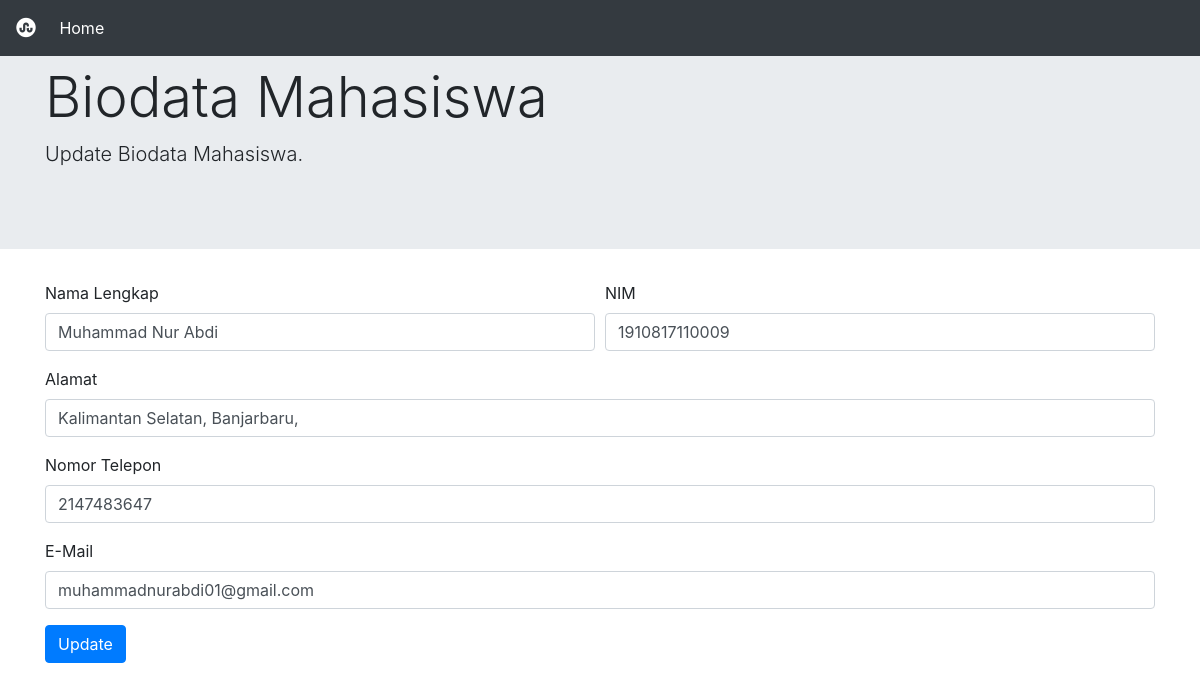
The page /edit.php?id=1910817110009 on the database its author committed.
### tables this page shows
CREATE TABLE `mahasiswa` (
  `nama_mhs` varchar(65) NOT NULL,
  `nim_mhs` varchar(13) NOT NULL,
  `almt_mhs` text NOT NULL,
  `no_mhs` int(11) NOT NULL,
  `email_mhs` varchar(65) NOT NULL,
  `no` int(11) NOT NULL
);

### edit.php (the view, shortened to what this page needs)
<!DOCTYPE html>
<html lang="en" style="scroll-behavior:smooth">
<head>
    <link rel="stylesheet" href="https://cdn.jsdelivr.net/npm/bootstrap@4.6.1/dist/css/bootstrap.min.css">
</head>
<?php
include_once("config.php");
$nim_mhs = $_GET['id'];
$result = mysqli_query($mysqli, "SELECT * FROM mahasiswa WHERE nim_mhs=$nim_mhs");
while ($user_data = mysqli_fetch_array($result)) {
    $nama_mhs = $user_data["nama_mhs"];
    $nim_mhs = $user_data['nim_mhs'];
    $no_mhs = $user_data['no_mhs'];
    $almt_mhs = $user_data['almt_mhs'];
    $email_mhs = $user_data['email_mhs'];
}
?>
<html>
<nav class="navbar fixed-top navbar-expand-lg navbar-dark bg-dark">
    <a class="navbar-brand" href="#">
        <i class="fab fa-stumbleupon-circle"></i></a>
    <div class="collapse navbar-collapse" id="navbarNavAltMarkup">
        <div class="navbar-nav">
            <a class="nav-link active" href="index.php">Home<span class="sr-only">(current)</span></a>
        </div>
    </div>
</nav>
<body>
    <div class="jumbotron jumbotron-fluid">
        <div class="container">
            <h1 class="display-4">Biodata Mahasiswa</h1>
            <p class="lead">Update Biodata Mahasiswa.</p>
        </div>
    </div>
    <div class="container">
        <form method="post" name="form-update">
            <div class="form-row" id="input">
                <div class="form-group col-md-6">
                    <label for="inputEmail4">Nama Lengkap</label>
                    <input type="text" name="nama_mhs" class="form-control" id="nama_mhs" value=<?php echo "'$nama_mhs'"; ?>>
                </div>
                <div class="form-group col-md-6">
                    <label for="inputNIM">NIM</label>
                    <input type="number" name="nim_mhs" class="form-control" id="nim_mhs" value=<?php echo "'$nim_mhs'"; ?>>
                </div>
            </div>
            <div class="form-group">
                <label for="inputAlamat">Alamat</label>
                <input type="text" name="almt_mhs" class="form-control" id="almt_mhs" value=<?php echo "'$almt_mhs'"; ?>>
            </div>
            <div class="form-group">
                <label for="inputNumber">Nomor Telepon</label>
                <input type="number" name="no_mhs" class="form-control" id="no_mhs" value=<?php echo "'$no_mhs'"; ?>>
            </div>
            <div class="form-group">
                <label for="inputEmail">E-Mail</label>
                <input type="email" name="email_mhs" class="form-control" id="email_mhs" value=<?php echo "'$email_mhs'"; ?>>
            </div>
            <button type="submit" name="update" class="btn btn-primary">Update</button>
        </form>
    </div>
</body>
</html>

### rows shown on the page
mahasiswa: nama_mhs "Muhammad Nur Abdi", nim_mhs "1910817110009", almt_mhs "Kalimantan Selatan, Banjarbaru,", no_mhs "2147483647", email_mhs "muhammadnurabdi01@gmail.com"
